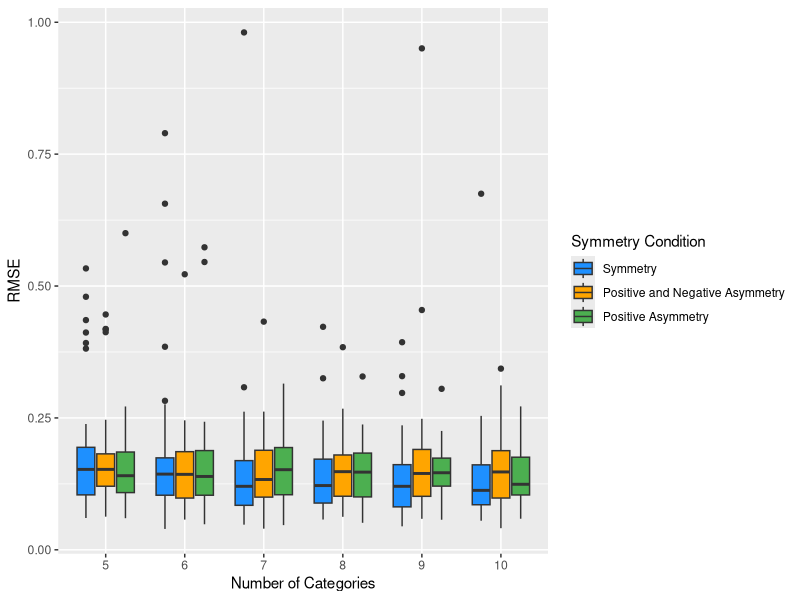
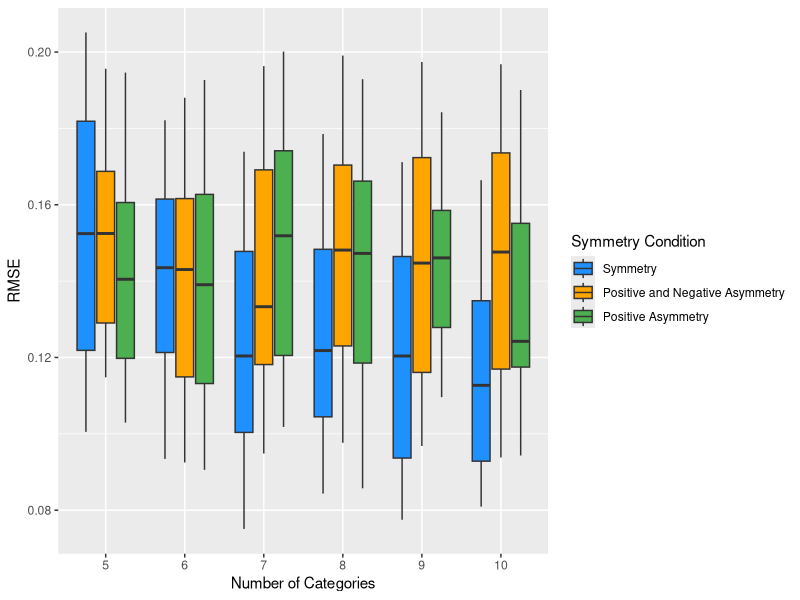
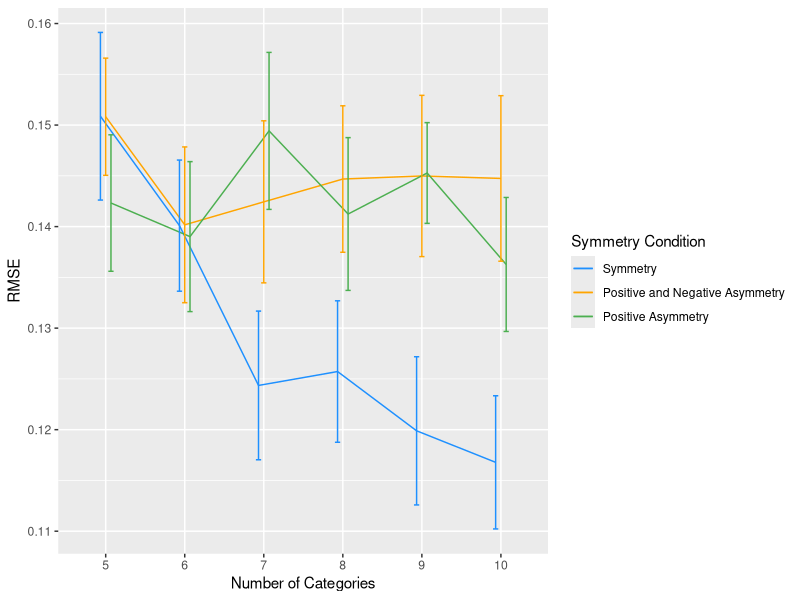

Here is the R script that generated these plots, in order:
library(tidyr)
library(dplyr)
library(car)
library(ggplot2)
library(scales)
library(patchwork)

# Comparsion between Different Symmetry Conditions with 3 Factors (Simulation and EFA)
data_1 <- read.csv("Experiment_Result/1.1/RMSE_result_1.csv")
data_2 <- read.csv("Experiment_Result/2.1/RMSE_result_1.csv")
data_3 <- read.csv("Experiment_Result/3.1/RMSE_result_1.csv")

# --------------------------------------------------------------------------------
# Change "data_1" into longer format, preparing for integration


colnames(data_1) <- c("5","6","7","8","9","10")

long_data_1 <- pivot_longer(
  data_1,
  cols = c("5","6","7","8","9","10"), # Select the columns to pivot
  names_to = "Number of Categories",            # New column for the names
  values_to = "RMSE"           # New column for the values
)

long_data_1$`Symmetry Condition` <- "Symmetry"

# --------------------------------------------------------------------------------
# Change "data_2" into longer format, preparing for integration
colnames(data_2) <- c("5","6","7","8","9","10")

long_data_2 <- pivot_longer(
  data_2,
  cols = c("5","6","7","8","9","10"), # Select the columns to pivot
  names_to = "Number of Categories",            # New column for the names
  values_to = "RMSE"           # New column for the values
)

long_data_2$`Symmetry Condition` <- "Positive and Negative Asymmetry"


# --------------------------------------------------------------------------------
# Change "data_3" into longer format, preparing for integration
colnames(data_3) <-  c("5","6","7","8","9","10")

long_data_3 <- pivot_longer(
  data_3,
  cols = c("5","6","7","8","9","10"), # Select the columns to pivot
  names_to = "Number of Categories",            # New column for the names
  values_to = "RMSE"           # New column for the values
)

long_data_3$`Symmetry Condition` <- "Positive Asymmetry"

# --------------------------------------------------------------------------------

# The following is used to combine the above three datasets together.
data <- rbind(long_data_1,long_data_2, long_data_3)
data <- select(data,c("Number of Categories","Symmetry Condition","RMSE"))


# Get the factors columns
data$`Number of Categories` <- factor(data$`Number of Categories`, levels = c(5, 6, 7, 8, 9, 10))

data$`Symmetry Condition` <- factor(data$`Symmetry Condition`, levels = c("Symmetry","Positive and Negative Asymmetry","Positive Asymmetry"))

# --------------------------------------------------------------------------------
# Visualization for outliers and show the exact proportion of outliers in each group.

colors <- c("Symmetry" = "#1E90FF", 
            "Positive and Negative Asymmetry" = "#FFA500",  
            "Positive Asymmetry" = "#4CAF50")  

Outliers_Plot <-ggplot(data) +
  aes(x = `Number of Categories`, y = RMSE, fill = `Symmetry Condition`) +
  geom_boxplot() +
  scale_fill_manual(values = colors)


Outliers_Plot

# Find the outliers proportion for each group

## Define a function to calculate outlier bounds
calculate_outliers <- function(x) {
  Q1 <- quantile(x, 0.25, na.rm = TRUE)
  Q3 <- quantile(x, 0.75, na.rm = TRUE)
  IQR <- Q3 - Q1
  lower_bound <- Q1 - 1.5 * IQR
  upper_bound <- Q3 + 1.5 * IQR
  (x < lower_bound) | (x > upper_bound)
}

## Add a column identifying outliers and calculate proportions
outlier_proportions <- data %>%
  group_by(`Number of Categories`, `Symmetry Condition`) %>%
  mutate(is_outlier = calculate_outliers(RMSE)) %>%  # Identify outliers
  summarise(
    total_count = n(),                            # Total number of observations in the group
    outlier_count = sum(is_outlier, na.rm = TRUE), # Number of outliers in the group
    outlier_proportion = outlier_count / total_count,# Proportion of outliers
    .groups = "drop"
  )


outlier_proportions
print(paste0("The maximum proportion of outliers in all combination of levels is ", percent(max(outlier_proportions$outlier_proportion))))



# --------------------------------------------------------------------------------
# Get trimmed data 20%

data_trimmed <- data %>%
  group_by(`Number of Categories`, `Symmetry Condition`) %>%
  filter(
    RMSE >= quantile(RMSE, 0.2, na.rm = TRUE) & # Remove the bottom 20%
      RMSE <= quantile(RMSE, 0.8, na.rm = TRUE)   # Remove the top 20%
  )



Outliers_Plot_new <-ggplot(data_trimmed) +
  aes(x = `Number of Categories`, y = RMSE, fill = `Symmetry Condition`) +
  geom_boxplot() +
  scale_fill_manual(values = colors)


Outliers_Plot_new






# --------------------------------------------------------------------------------
# Model establishment

mod <- aov(RMSE ~ `Number of Categories` * `Symmetry Condition`,
           data = data_trimmed
)

## Homogeneity of variances (It is not necessary since each group is with the same size)
leveneTest(mod)



# --------------------------------------------------------------------------------
# Get the result of the two-way ANOVA
#summary(mod)



# --------------------------------------------------------------------------------
# The following is used to draw the plot used for showing the relationships between the two factors
df <- data



trimmed_sd <- function(x, trim = 0.2) {
  trimmed <- sort(x)[(floor(trim * length(x)) + 1):(ceiling((1 - trim) * length(x)))]
  sd(trimmed)
}

df.summary <- df %>%
  group_by(`Number of Categories`, `Symmetry Condition`) %>%
  summarise(
    sd = trimmed_sd(RMSE, trim = 0.2),
    RMSE = mean(RMSE, trim = 0.2),
    .groups = "drop"
  )


position <- position_dodge(0.2)  # Adjust dodge width as needed
Main_Plot <- ggplot() +
  geom_line(aes(x = `Number of Categories`, y = RMSE, color = `Symmetry Condition`, group = `Symmetry Condition`), 
            data = df.summary, position = position) +
  geom_errorbar(aes(x = `Number of Categories`, y = RMSE, ymin = RMSE - 1.96*sd/sqrt(60), ymax = RMSE + 1.96*sd/sqrt(60), color = `Symmetry Condition`), 
                data = df.summary, width = 0.2, position = position) +
  scale_color_manual(values = colors) +
  theme_gray()

Main_Plot


# This is used to show the mean value and the variance
df.summary
